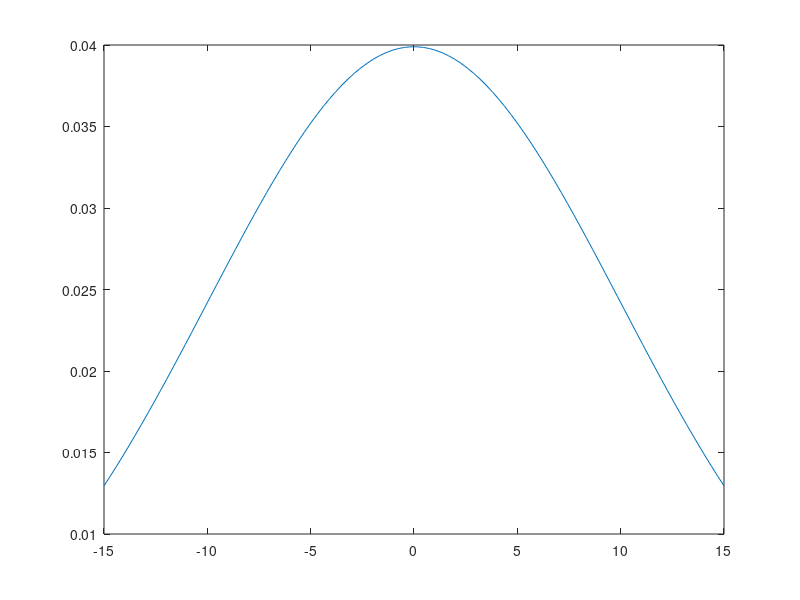

Write the MATLAB code that produced this figure.
close all

t  = linspace(-15,15);
c  = 10; % Modifica la varianza entre 0 y 10 para cambiar la amplitud de la campana
b  = 0;
c2 = c^2;
a  = (1/(c*sqrt(2*pi)));
z  = a*exp(-(t.^2)/(2*c2));
plot(t,z)